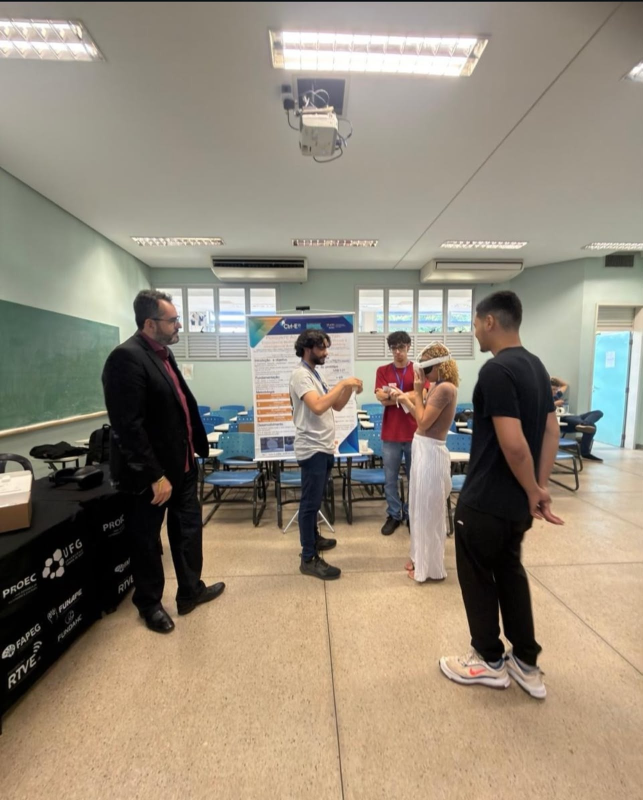
#> input picture figuras/producao_eventos/summit2026_foto1.jpg, 1285 x 1600 px (shown at 1/2 size); its folder holds 4 pictures in this run
$ python figuras_eventos.py
#> lines starting #> are read from the running program, lines starting #| are printed output that depends on the picture
"""Monta as figuras de produção científica e do CERISE Summit 2026 para o relatório:
- mosaico de 6 fotos do Summit com rótulos (a)-(f);
- certificados lado a lado;
- primeira página dos dois artigos lado a lado;
- banner (pôster) do CBA 2026 reduzido.

Entradas: anexos/ (PDFs dos artigos, do pôster e dos certificados) e figuras/producao_eventos/summit2026_foto*.jpg.
Saída: figuras/producao_eventos/. Depende de Pillow e PyMuPDF (fitz) e da fonte Arial Negrito do Windows.
"""
import os

import fitz
from PIL import Image, ImageDraw, ImageFont

RAIZ = os.path.abspath(os.path.join(os.path.dirname(os.path.abspath(__file__)), '..', '..'))
ent = os.path.join(RAIZ, 'anexos')
dst = os.path.join(os.environ.get('CERISE_FIGURAS', os.path.join(RAIZ, 'figuras')), 'producao_eventos')
PDF = {'cert_expositor': 'Certificado_Expositor_CERISE_SUMMIT_2026.pdf',
       'cert_monitor_summit2026': 'Certificado_Monitor_CERISE_SUMMIT_2026.pdf',
       'artigo_meder2026': 'Artigo_MEDER_2026.pdf', 'artigo_cba2026': 'Artigo_CBA_2026.pdf',
       'poster_cba2026': 'Poster_CBA_2026.pdf'}
font = ImageFont.truetype('C:/Windows/Fonts/arialbd.ttf', 34)


def label(im, txt):
    d = ImageDraw.Draw(im)
    d.rectangle([0, 0, 64, 50], fill=(255, 255, 255))
    d.text((10, 6), txt, fill=(0, 0, 0), font=font)
    return im


def grid(images, cols, cell_w, gap=12, bg=(255, 255, 255)):
    cells = []
    for im in images:
        im = im.copy()
        im.thumbnail((cell_w, 10_000))
        cells.append(im)
    rows = (len(cells) + cols - 1) // cols
    row_h = [max(c.height for c in cells[r * cols:(r + 1) * cols]) for r in range(rows)]
    W = cols * cell_w + (cols - 1) * gap
    H = sum(row_h) + (rows - 1) * gap
    out = Image.new('RGB', (W, H), bg)
    y = 0
    for r in range(rows):
        x = 0
        for c in cells[r * cols:(r + 1) * cols]:
            out.paste(c, (x + (cell_w - c.width) // 2, y))
            x += cell_w + gap
        y += row_h[r] + gap
    return out


# 1) mosaico do Summit: fotos 1, 3, 4, 5, 7 e a foto do grupo (6)
sel = [1, 3, 4, 5, 7, 6]
fotos = [Image.open(os.path.join(dst, f'summit2026_foto{i}.jpg')).convert('RGB') for i in sel]
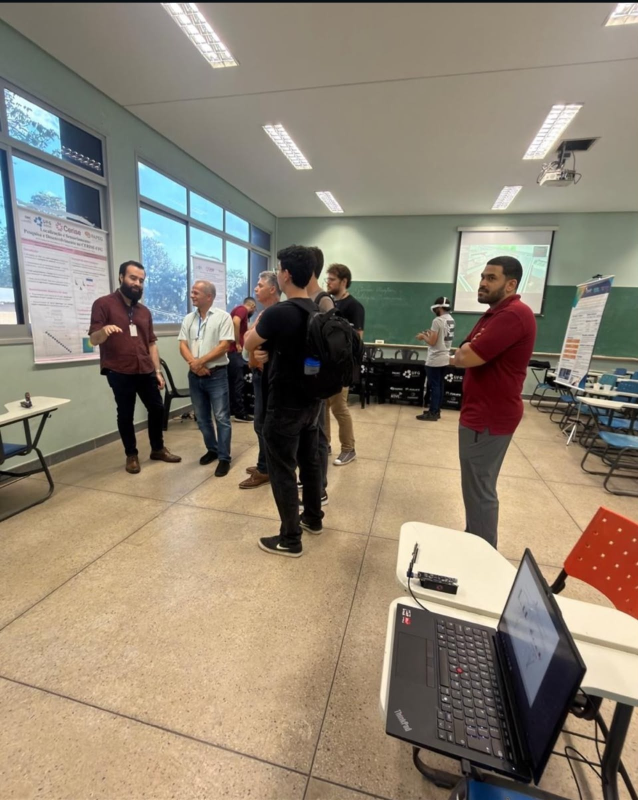
#> input picture figuras/producao_eventos/summit2026_foto3.jpg, 1276 x 1600 px (shown at 1/2 size)
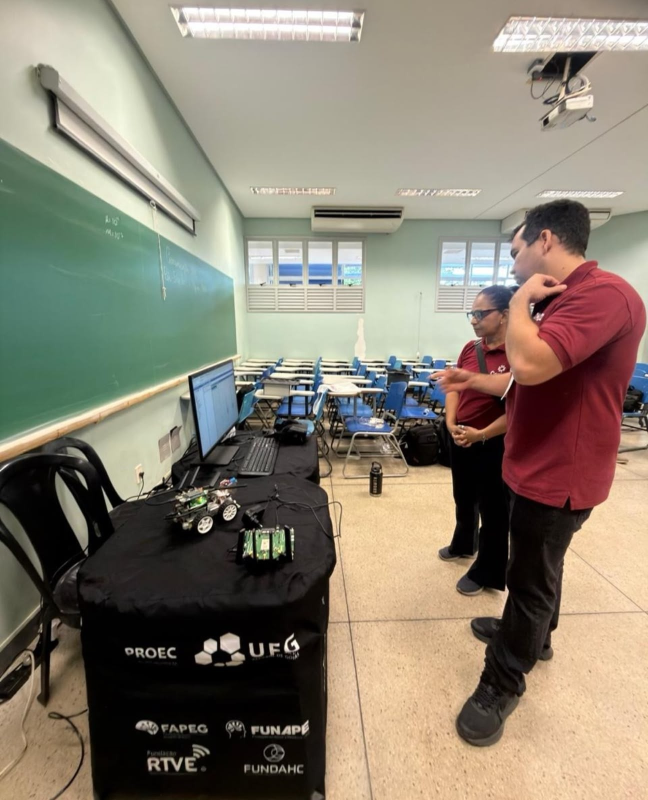
#> input picture figuras/producao_eventos/summit2026_foto4.jpg, 1296 x 1600 px (shown at 1/2 size)
#> (the run stopped early here; a loop or call above may not have finished)
